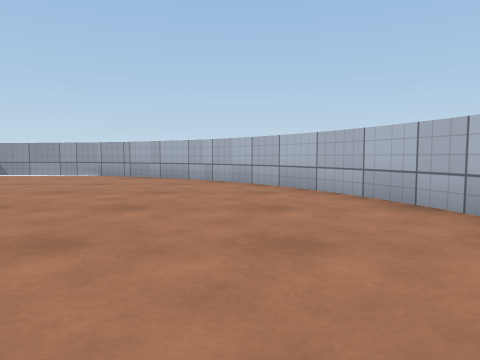
[1] (above)

12 first-person views from a walk through a Unity game level. The camera is 0.59 m above the floor, tilts 4° down and sees 70° across. The floor is counted in squares, 1 m on a side. Each view is taken from the middle of a square. On the plan, view 1 faces up. The plan holds only what a view shows up to about 10 squares ahead; the rest is blank. The place goes on beyond the plan. Surface patterns are stand-ins for the level's own textures.

[2]
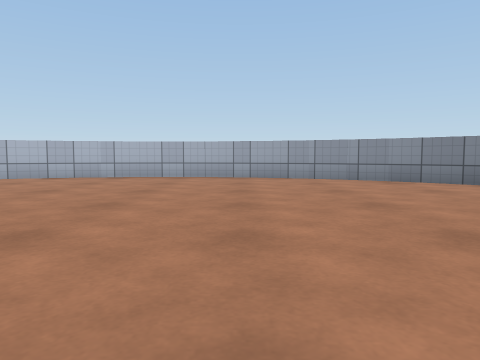

[3]
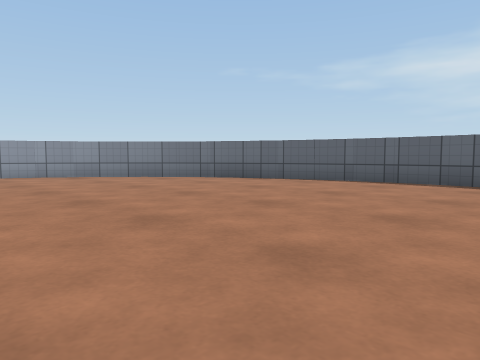

[4]
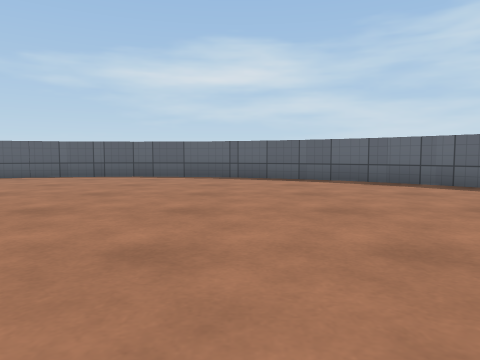

[5]
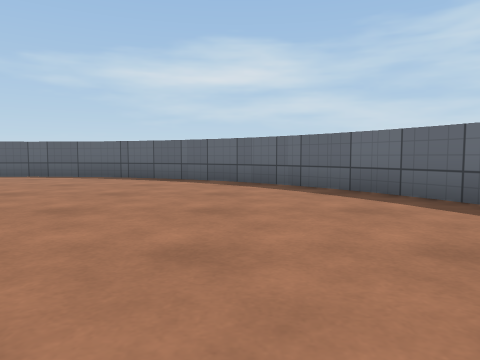

[6]
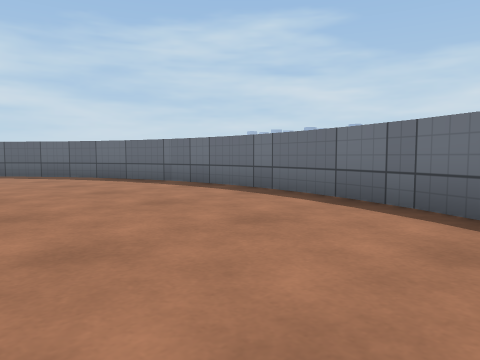

[7]
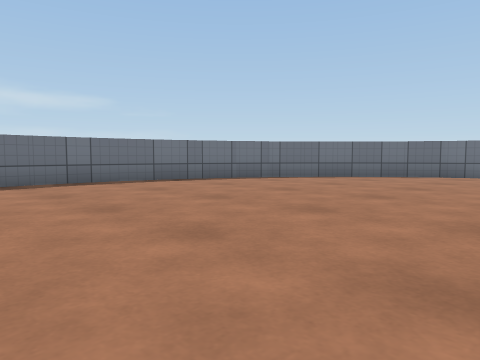

[8]
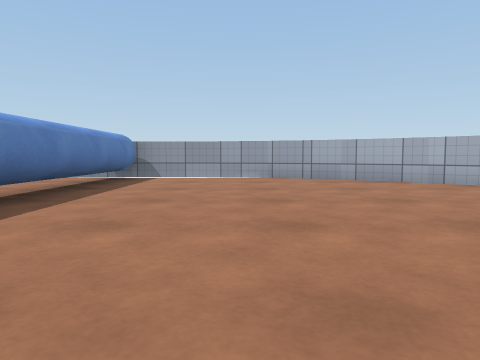

[9]
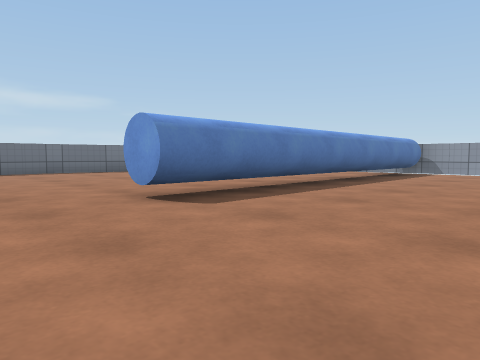

[10]
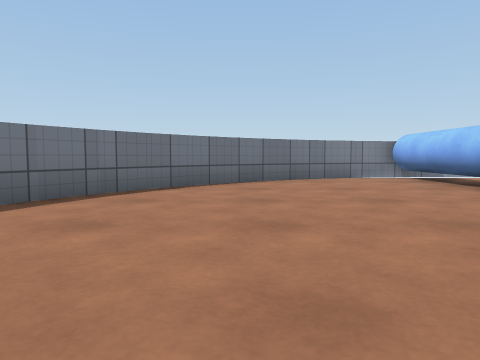

[11]
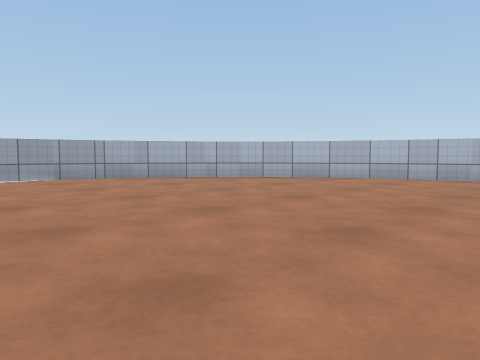

[12]
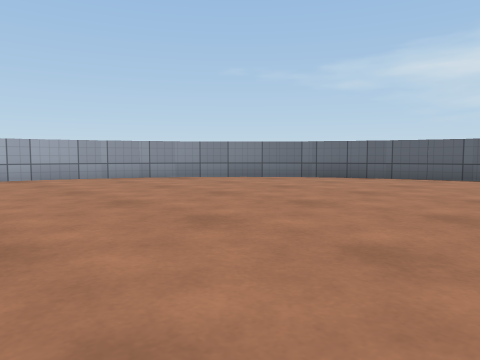

### Floor plan
Key: @ floor where view 1 was taken; # wall or solid block; . floor; T thing the floor can be seen under or through.
Columns run from 17 left of view 1 to 3 right of it. Each row starts with its distance up from view 1.
 10      ####T..####
  9    ###..#T.....###
  8   ##....TT.......##
  7   #.....TT........#
  6  ##..... T........##
  5  #...... T.........#
  4 ##...... T.........##
  3 #....... T..........#
  2 #....... T..........#
  1 #.......TT..........#
  0 #................@..#
 -1 #...................#
 -2 ##.................##
 -3  #.................#
 -4  #................##
 -5  ##...............#
 -6   ##.............##
 -7    ##..........###
 -8     ####.....###
 -9        #######

Positions as (right, up) in squares from view 1, and headings:
1: (0, 0), facing up
2: (-7, -1), facing right
3: (-9, -1), facing down-right
4: (-10, 1), facing down
5: (-13, 1), facing down
6: (-12, 6), facing down-left
7: (-9, -1), facing up-left
8: (-5, 1), facing up
9: (-4, -2), facing up-left
10: (-13, 1), facing up
11: (-7, 1), facing up-right
12: (-7, 1), facing down-right
